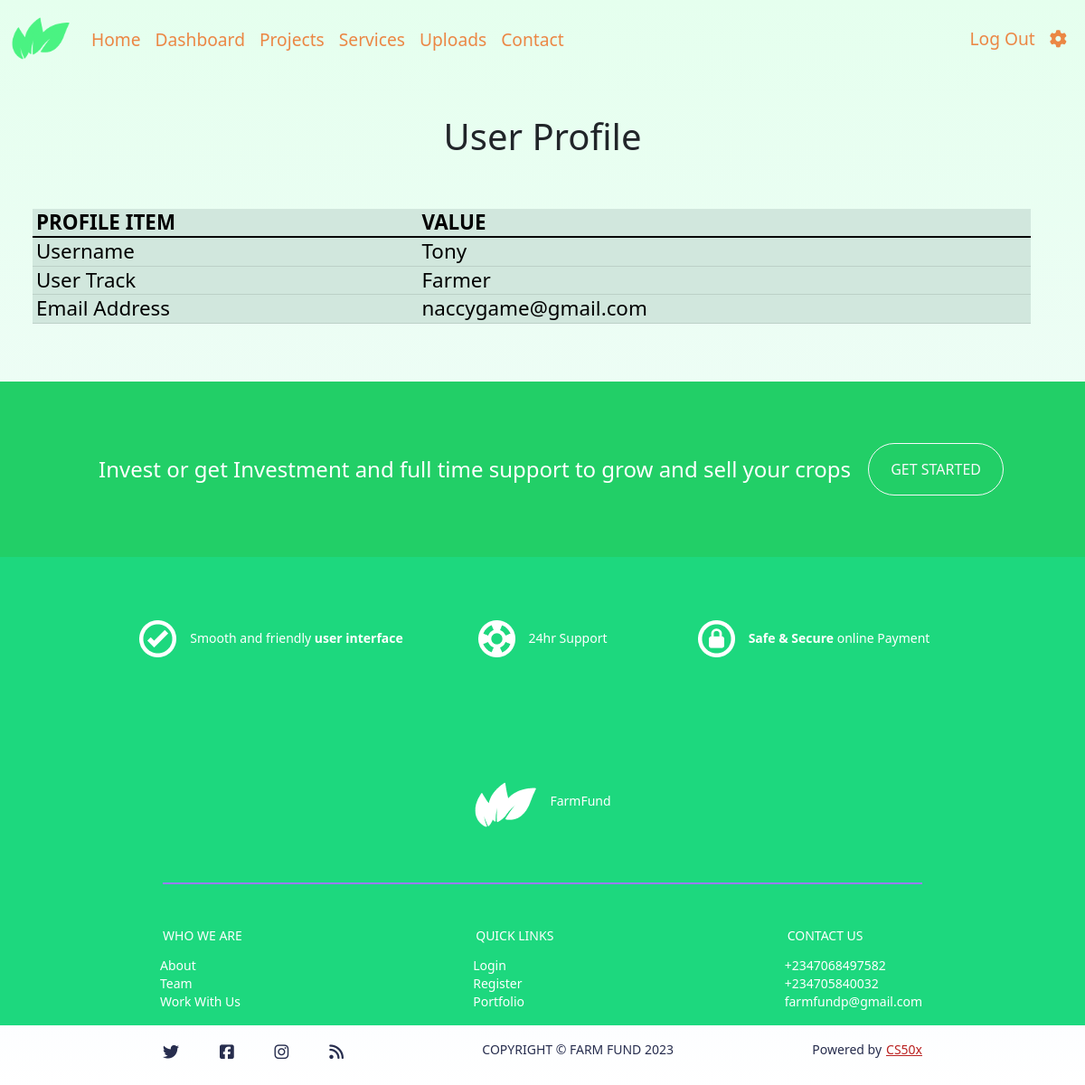
The app's page /useraccount (signed in) with its own data.
### tables this page shows
CREATE TABLE 'users' (id INTEGER PRIMARY KEY AUTOINCREMENT NOT NULL, username TEXT NOT NULL, hash TEXT NOT NULL, email TEXT NOT NULL, 'track'  TEXT NOT NULL  );

### app.py (the view)
@app.route("/useraccount")
@login_required
def useraccount():
    user_id = session["user_id"]
    user = db.execute("SELECT * FROM users WHERE id=?", user_id)
    username = user[0]["username"]
    track = user[0]["track"]
    email = user[0]["email"]
    return render_template("useraccount.html", username=username, track=track, email=email)

### app.py (called while the page is built)
@app.after_request
def after_request(response):
    response.headers["Cache-Control"] = "no-cache, no-store, must-revalidate"
    response.headers["Expires"] = 0
    response.headers["Pragma"] = "no-cache"
    return response

### helpers.py (called while the page is built)
def login_required(f):
    @wraps(f)
    def decorated_function(*args, **kwargs):
        if session.get("user_id") is None:
            return redirect("/login")
        return f(*args, **kwargs)
    return decorated_function

### templates/useraccount.html (shortened to what this page needs)
{% extends "layout.html" %}
{% block main %}
<h1>User Profile</h1>
<br>
<br>
<br>
    <div class="container-fluid row">
        <div class="col d-flex flex-column align-items-center text-start justify-content-center">
            <table class="table table-success table-responsive table-sm table-hover mx-auto w-80">
                <thead>
                    <tr>
                        <th scope="Col">PROFILE ITEM</th>
                        <th scope="Col">VALUE</th>
                    </tr>
                </thead>
                <tbody>
                    <tr>
                        <td scope="row">Username</td>
                        <td>{{ username }}</td>
                    </tr>
                    <tr>
                        <td>User Track</td>
                        <td>{{ track }}</td>
                    </tr>
                    <tr>
                        <td>Email Address</td>
                        <td>{{ email }}</td>
                    </tr>
                </tbody>
            </table>
        </div>
    </div>
{% endblock %}

### static/styles.css (style rules this page uses)
body { line-height: 1; background: #E5FFEE; background: linear-gradient(180deg, #E5FFEE 0%, rgba(229, 239, 255, 0.262661) 83.7%, rgba(249, 249, 249, 0) 100%); width: 100%; margin: 0; padding: 0; }
th, td { padding: 30px auto !important; }
th, td { font-size: 140% !important; }
table { width: 100% !important; }

### records on screen
users: username "Tony", track "Farmer", email "naccygame@gmail.com"
